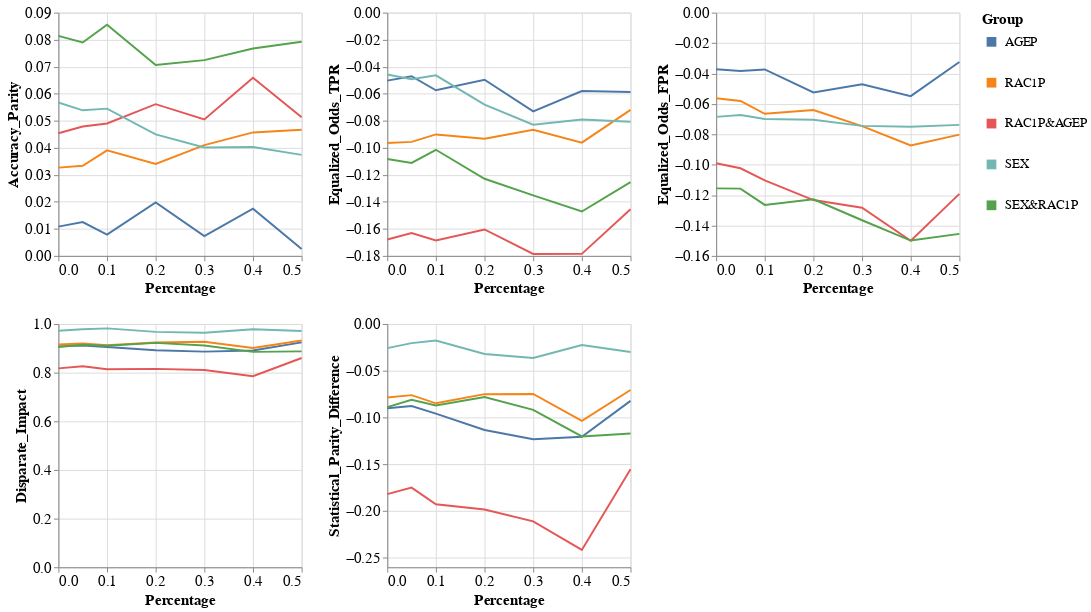

Here is the notebook cell this chart was saved with:
### Code cell
visualizer.create_groups_grid_pct_lines_plot(model_name=MODEL_NAMES[0],
                                             target_preprocessing_technique=PREPROCESSING_TECHNIQUES[0],
                                             group_metrics_type='fairness')

### Figure 1 — Vega-Lite specification as saved in the notebook (floating-point values rounded to 4 significant figures)
{"config": {"view": {"continuousWidth": 400, "continuousHeight": 300}, "axis": {"labelFontSize": 15, "titleFontSize": 15}, "legend": {"labelFontSize": 13, "symbolStrokeWidth": 10, "titleFontSize": 15}}, "vconcat": [{"hconcat": [{"mark": "line", "encoding": {"color": {"field": "Group", "type": "nominal"}, "x": {"field": "Percentage", "type": "quantitative"}, "y": {"field": "Metric_Value", "title": "Accuracy_Parity", "type": "quantitative"}}, "height": 250, "width": 250}, {"data": {"name": "data-22bd85e0a61198c327c3172686299062"}, "mark": "line", "encoding": {"color": {"field": "Group", "type": "nominal"}, "x": {"field": "Percentage", "type": "quantitative"}, "y": {"field": "Metric_Value", "title": "Equalized_Odds_TPR", "type": "quantitative"}}, "height": 250, "width": 250}, {"data": {"name": "data-663978df89db44c72613a16c4ca6118c"}, "mark": "line", "encoding": {"color": {"field": "Group", "type": "nominal"}, "x": {"field": "Percentage", "type": "quantitative"}, "y": {"field": "Metric_Value", "title": "Equalized_Odds_FPR", "type": "quantitative"}}, "height": 250, "width": 250}]}, {"hconcat": [{"mark": "line", "encoding": {"color": {"field": "Group", "type": "nominal"}, "x": {"field": "Percentage", "type": "quantitative"}, "y": {"field": "Metric_Value", "title": "Disparate_Impact", "type": "quantitative"}}, "height": 250, "width": 250}, {"data": {"name": "data-2f9b706ee7227d46cbc0e98e0aec7ad9"}, "mark": "line", "encoding": {"color": {"field": "Group", "type": "nominal"}, "x": {"field": "Percentage", "type": "quantitative"}, "y": {"field": "Metric_Value", "title": "Statistical_Parity_Difference", "type": "quantitative"}}, "height": 250, "width": 250}], "data": {"name": "data-090e2942c74a10a83eebb5170e65b2d7"}}], "data": {"name": "data-89fb4117f911dea98b13be34d32e42a2"}, "$schema": "https://vega.github.io/schema/vega-lite/v4.17.0.json", "datasets": {"data-89fb4117f911dea98b13be34d32e42a2": [{"Model_Name": "DecisionTreeClassifier", "Metric": "Accuracy_Parity", "Group": "AGEP", "Metric_Value": 0.01083, "Percentage": 0.0}, {"Model_Name": "DecisionTreeClassifier", "Metric": "Accuracy_Parity", "Group": "RAC1P", "Metric_Value": 0.03266, "Percentage": 0.0}, {"Model_Name": "DecisionTreeClassifier", "Metric": "Accuracy_Parity", "Group": "RAC1P&AGEP", "Metric_Value": 0.0454, "Percentage": 0.0}, {"Model_Name": "DecisionTreeClassifier", "Metric": "Accuracy_Parity", "Group": "SEX", "Metric_Value": 0.05677, "Percentage": 0.0}, {"Model_Name": "DecisionTreeClassifier", "Metric": "Accuracy_Parity", "Group": "SEX&RAC1P", "Metric_Value": 0.08142, "Percentage": 0.0}, {"Model_Name": "DecisionTreeClassifier", "Metric": "Accuracy_Parity", "Group": "AGEP", "Metric_Value": 0.01251, "Percentage": 0.05}, {"Model_Name": "DecisionTreeClassifier", "Metric": "Accuracy_Parity", "Group": "RAC1P", "Metric_Value": 0.03333, "Percentage": 0.05}, {"Model_Name": "DecisionTreeClassifier", "Metric": "Accuracy_Parity", "Group": "RAC1P&AGEP", "Metric_Value": 0.04785, "Percentage": 0.05}, {"Model_Name": "DecisionTreeClassifier", "Metric": "Accuracy_Parity", "Group": "SEX", "Metric_Value": 0.05386, "Percentage": 0.05}, {"Model_Name": "DecisionTreeClassifier", "Metric": "Accuracy_Parity", "Group": "SEX&RAC1P", "Metric_Value": 0.07897, "Percentage": 0.05}, {"Model_Name": "DecisionTreeClassifier", "Metric": "Accuracy_Parity", "Group": "AGEP", "Metric_Value": 0.007904, "Percentage": 0.1}, {"Model_Name": "DecisionTreeClassifier", "Metric": "Accuracy_Parity", "Group": "RAC1P", "Metric_Value": 0.03904, "Percentage": 0.1}, {"Model_Name": "DecisionTreeClassifier", "Metric": "Accuracy_Parity", "Group": "RAC1P&AGEP", "Metric_Value": 0.049, "Percentage": 0.1}, {"Model_Name": "DecisionTreeClassifier", "Metric": "Accuracy_Parity", "Group": "SEX", "Metric_Value": 0.05448, "Percentage": 0.1}, {"Model_Name": "DecisionTreeClassifier", "Metric": "Accuracy_Parity", "Group": "SEX&RAC1P", "Metric_Value": 0.08551, "Percentage": 0.1}, {"Model_Name": "DecisionTreeClassifier", "Metric": "Accuracy_Parity", "Group": "AGEP", "Metric_Value": 0.01977, "Percentage": 0.2}, {"Model_Name": "DecisionTreeClassifier", "Metric": "Accuracy_Parity", "Group": "RAC1P", "Metric_Value": 0.03405, "Percentage": 0.2}, {"Model_Name": "DecisionTreeClassifier", "Metric": "Accuracy_Parity", "Group": "RAC1P&AGEP", "Metric_Value": 0.05613, "Percentage": 0.2}, {"Model_Name": "DecisionTreeClassifier", "Metric": "Accuracy_Parity", "Group": "SEX", "Metric_Value": 0.04496, "Percentage": 0.2}, {"Model_Name": "DecisionTreeClassifier", "Metric": "Accuracy_Parity", "Group": "SEX&RAC1P", "Metric_Value": 0.07065, "Percentage": 0.2}, {"Model_Name": "DecisionTreeClassifier", "Metric": "Accuracy_Parity", "Group": "AGEP", "Metric_Value": 0.00736, "Percentage": 0.3}, {"Model_Name": "DecisionTreeClassifier", "Metric": "Accuracy_Parity", "Group": "RAC1P", "Metric_Value": 0.041, "Percentage": 0.3}, {"Model_Name": "DecisionTreeClassifier", "Metric": "Accuracy_Parity", "Group": "RAC1P&AGEP", "Metric_Value": 0.05049, "Percentage": 0.3}, {"Model_Name": "DecisionTreeClassifier", "Metric": "Accuracy_Parity", "Group": "SEX", "Metric_Value": 0.04012, "Percentage": 0.3}, {"Model_Name": "DecisionTreeClassifier", "Metric": "Accuracy_Parity", "Group": "SEX&RAC1P", "Metric_Value": 0.07243, "Percentage": 0.3}, {"Model_Name": "DecisionTreeClassifier", "Metric": "Accuracy_Parity", "Group": "AGEP", "Metric_Value": 0.01749, "Percentage": 0.4}, {"Model_Name": "DecisionTreeClassifier", "Metric": "Accuracy_Parity", "Group": "RAC1P", "Metric_Value": 0.04569, "Percentage": 0.4}, {"Model_Name": "DecisionTreeClassifier", "Metric": "Accuracy_Parity", "Group": "RAC1P&AGEP", "Metric_Value": 0.06595, "Percentage": 0.4}, {"Model_Name": "DecisionTreeClassifier", "Metric": "Accuracy_Parity", "Group": "SEX", "Metric_Value": 0.04032, "Percentage": 0.4}, {"Model_Name": "DecisionTreeClassifier", "Metric": "Accuracy_Parity", "Group": "SEX&RAC1P", "Metric_Value": 0.07675, "Percentage": 0.4}, {"Model_Name": "DecisionTreeClassifier", "Metric": "Accuracy_Parity", "Group": "AGEP", "Metric_Value": 0.002537, "Percentage": 0.5}, {"Model_Name": "DecisionTreeClassifier", "Metric": "Accuracy_Parity", "Group": "RAC1P", "Metric_Value": 0.04669, "Percentage": 0.5}, {"Model_Name": "DecisionTreeClassifier", "Metric": "Accuracy_Parity", "Group": "RAC1P&AGEP", "Metric_Value": 0.05126, "Percentage": 0.5}, {"Model_Name": "DecisionTreeClassifier", "Metric": "Accuracy_Parity", "Group": "SEX", "Metric_Value": 0.03737, "Percentage": 0.5}, {"Model_Name": "DecisionTreeClassifier", "Metric": "Accuracy_Parity", "Group": "SEX&RAC1P", "Metric_Value": 0.07921, "Percentage": 0.5}], "data-22bd85e0a61198c327c3172686299062": [{"Model_Name": "DecisionTreeClassifier", "Metric": "Equalized_Odds_TPR", "Group": "AGEP", "Metric_Value": -0.05028, "Percentage": 0.0}, {"Model_Name": "DecisionTreeClassifier", "Metric": "Equalized_Odds_TPR", "Group": "RAC1P", "Metric_Value": -0.09652, "Percentage": 0.0}, {"Model_Name": "DecisionTreeClassifier", "Metric": "Equalized_Odds_TPR", "Group": "RAC1P&AGEP", "Metric_Value": -0.1678, "Percentage": 0.0}, {"Model_Name": "DecisionTreeClassifier", "Metric": "Equalized_Odds_TPR", "Group": "SEX", "Metric_Value": -0.0458, "Percentage": 0.0}, {"Model_Name": "DecisionTreeClassifier", "Metric": "Equalized_Odds_TPR", "Group": "SEX&RAC1P", "Metric_Value": -0.1082, "Percentage": 0.0}, {"Model_Name": "DecisionTreeClassifier", "Metric": "Equalized_Odds_TPR", "Group": "AGEP", "Metric_Value": -0.04703, "Percentage": 0.05}, {"Model_Name": "DecisionTreeClassifier", "Metric": "Equalized_Odds_TPR", "Group": "RAC1P", "Metric_Value": -0.09563, "Percentage": 0.05}, {"Model_Name": "DecisionTreeClassifier", "Metric": "Equalized_Odds_TPR", "Group": "RAC1P&AGEP", "Metric_Value": -0.163, "Percentage": 0.05}, {"Model_Name": "DecisionTreeClassifier", "Metric": "Equalized_Odds_TPR", "Group": "SEX", "Metric_Value": -0.04924, "Percentage": 0.05}, {"Model_Name": "DecisionTreeClassifier", "Metric": "Equalized_Odds_TPR", "Group": "SEX&RAC1P", "Metric_Value": -0.1112, "Percentage": 0.05}, {"Model_Name": "DecisionTreeClassifier", "Metric": "Equalized_Odds_TPR", "Group": "AGEP", "Metric_Value": -0.05743, "Percentage": 0.1}, {"Model_Name": "DecisionTreeClassifier", "Metric": "Equalized_Odds_TPR", "Group": "RAC1P", "Metric_Value": -0.09011, "Percentage": 0.1}, {"Model_Name": "DecisionTreeClassifier", "Metric": "Equalized_Odds_TPR", "Group": "RAC1P&AGEP", "Metric_Value": -0.1686, "Percentage": 0.1}, {"Model_Name": "DecisionTreeClassifier", "Metric": "Equalized_Odds_TPR", "Group": "SEX", "Metric_Value": -0.04641, "Percentage": 0.1}, {"Model_Name": "DecisionTreeClassifier", "Metric": "Equalized_Odds_TPR", "Group": "SEX&RAC1P", "Metric_Value": -0.1015, "Percentage": 0.1}, {"Model_Name": "DecisionTreeClassifier", "Metric": "Equalized_Odds_TPR", "Group": "AGEP", "Metric_Value": -0.04965, "Percentage": 0.2}, {"Model_Name": "DecisionTreeClassifier", "Metric": "Equalized_Odds_TPR", "Group": "RAC1P", "Metric_Value": -0.09324, "Percentage": 0.2}, {"Model_Name": "DecisionTreeClassifier", "Metric": "Equalized_Odds_TPR", "Group": "RAC1P&AGEP", "Metric_Value": -0.1604, "Percentage": 0.2}, {"Model_Name": "DecisionTreeClassifier", "Metric": "Equalized_Odds_TPR", "Group": "SEX", "Metric_Value": -0.06802, "Percentage": 0.2}, {"Model_Name": "DecisionTreeClassifier", "Metric": "Equalized_Odds_TPR", "Group": "SEX&RAC1P", "Metric_Value": -0.1229, "Percentage": 0.2}, {"Model_Name": "DecisionTreeClassifier", "Metric": "Equalized_Odds_TPR", "Group": "AGEP", "Metric_Value": -0.07299, "Percentage": 0.3}, {"Model_Name": "DecisionTreeClassifier", "Metric": "Equalized_Odds_TPR", "Group": "RAC1P", "Metric_Value": -0.0867, "Percentage": 0.3}, {"Model_Name": "DecisionTreeClassifier", "Metric": "Equalized_Odds_TPR", "Group": "RAC1P&AGEP", "Metric_Value": -0.1786, "Percentage": 0.3}, {"Model_Name": "DecisionTreeClassifier", "Metric": "Equalized_Odds_TPR", "Group": "SEX", "Metric_Value": -0.08294, "Percentage": 0.3}, {"Model_Name": "DecisionTreeClassifier", "Metric": "Equalized_Odds_TPR", "Group": "SEX&RAC1P", "Metric_Value": -0.1352, "Percentage": 0.3}, {"Model_Name": "DecisionTreeClassifier", "Metric": "Equalized_Odds_TPR", "Group": "AGEP", "Metric_Value": -0.05804, "Percentage": 0.4}, {"Model_Name": "DecisionTreeClassifier", "Metric": "Equalized_Odds_TPR", "Group": "RAC1P", "Metric_Value": -0.09619, "Percentage": 0.4}, {"Model_Name": "DecisionTreeClassifier", "Metric": "Equalized_Odds_TPR", "Group": "RAC1P&AGEP", "Metric_Value": -0.1785, "Percentage": 0.4}, {"Model_Name": "DecisionTreeClassifier", "Metric": "Equalized_Odds_TPR", "Group": "SEX", "Metric_Value": -0.07908, "Percentage": 0.4}, {"Model_Name": "DecisionTreeClassifier", "Metric": "Equalized_Odds_TPR", "Group": "SEX&RAC1P", "Metric_Value": -0.1471, "Percentage": 0.4}, {"Model_Name": "DecisionTreeClassifier", "Metric": "Equalized_Odds_TPR", "Group": "AGEP", "Metric_Value": -0.05869, "Percentage": 0.5}, {"Model_Name": "DecisionTreeClassifier", "Metric": "Equalized_Odds_TPR", "Group": "RAC1P", "Metric_Value": -0.07198, "Percentage": 0.5}, {"Model_Name": "DecisionTreeClassifier", "Metric": "Equalized_Odds_TPR", "Group": "RAC1P&AGEP", "Metric_Value": -0.1455, "Percentage": 0.5}, {"Model_Name": "DecisionTreeClassifier", "Metric": "Equalized_Odds_TPR", "Group": "SEX", "Metric_Value": -0.08078, "Percentage": 0.5}, {"Model_Name": "DecisionTreeClassifier", "Metric": "Equalized_Odds_TPR", "Group": "SEX&RAC1P", "Metric_Value": -0.1254, "Percentage": 0.5}], "data-663978df89db44c72613a16c4ca6118c": [{"Model_Name": "DecisionTreeClassifier", "Metric": "Equalized_Odds_FPR", "Group": "AGEP", "Metric_Value": -0.03717, "Percentage": 0.0}, {"Model_Name": "DecisionTreeClassifier", "Metric": "Equalized_Odds_FPR", "Group": "RAC1P", "Metric_Value": -0.05631, "Percentage": 0.0}, {"Model_Name": "DecisionTreeClassifier", "Metric": "Equalized_Odds_FPR", "Group": "RAC1P&AGEP", "Metric_Value": -0.09908, "Percentage": 0.0}, {"Model_Name": "DecisionTreeClassifier", "Metric": "Equalized_Odds_FPR", "Group": "SEX", "Metric_Value": -0.06857, "Percentage": 0.0}, {"Model_Name": "DecisionTreeClassifier", "Metric": "Equalized_Odds_FPR", "Group": "SEX&RAC1P", "Metric_Value": -0.1156, "Percentage": 0.0}, {"Model_Name": "DecisionTreeClassifier", "Metric": "Equalized_Odds_FPR", "Group": "AGEP", "Metric_Value": -0.03832, "Percentage": 0.05}, {"Model_Name": "DecisionTreeClassifier", "Metric": "Equalized_Odds_FPR", "Group": "RAC1P", "Metric_Value": -0.05812, "Percentage": 0.05}, {"Model_Name": "DecisionTreeClassifier", "Metric": "Equalized_Odds_FPR", "Group": "RAC1P&AGEP", "Metric_Value": -0.1024, "Percentage": 0.05}, {"Model_Name": "DecisionTreeClassifier", "Metric": "Equalized_Odds_FPR", "Group": "SEX", "Metric_Value": -0.06736, "Percentage": 0.05}, {"Model_Name": "DecisionTreeClassifier", "Metric": "Equalized_Odds_FPR", "Group": "SEX&RAC1P", "Metric_Value": -0.1157, "Percentage": 0.05}, {"Model_Name": "DecisionTreeClassifier", "Metric": "Equalized_Odds_FPR", "Group": "AGEP", "Metric_Value": -0.03734, "Percentage": 0.1}, {"Model_Name": "DecisionTreeClassifier", "Metric": "Equalized_Odds_FPR", "Group": "RAC1P", "Metric_Value": -0.06654, "Percentage": 0.1}, {"Model_Name": "DecisionTreeClassifier", "Metric": "Equalized_Odds_FPR", "Group": "RAC1P&AGEP", "Metric_Value": -0.1103, "Percentage": 0.1}, {"Model_Name": "DecisionTreeClassifier", "Metric": "Equalized_Odds_FPR", "Group": "SEX", "Metric_Value": -0.06998, "Percentage": 0.1}, {"Model_Name": "DecisionTreeClassifier", "Metric": "Equalized_Odds_FPR", "Group": "SEX&RAC1P", "Metric_Value": -0.1265, "Percentage": 0.1}, {"Model_Name": "DecisionTreeClassifier", "Metric": "Equalized_Odds_FPR", "Group": "AGEP", "Metric_Value": -0.05247, "Percentage": 0.2}, {"Model_Name": "DecisionTreeClassifier", "Metric": "Equalized_Odds_FPR", "Group": "RAC1P", "Metric_Value": -0.06406, "Percentage": 0.2}, {"Model_Name": "DecisionTreeClassifier", "Metric": "Equalized_Odds_FPR", "Group": "RAC1P&AGEP", "Metric_Value": -0.1233, "Percentage": 0.2}, {"Model_Name": "DecisionTreeClassifier", "Metric": "Equalized_Odds_FPR", "Group": "SEX", "Metric_Value": -0.07042, "Percentage": 0.2}, {"Model_Name": "DecisionTreeClassifier", "Metric": "Equalized_Odds_FPR", "Group": "SEX&RAC1P", "Metric_Value": -0.1228, "Percentage": 0.2}, {"Model_Name": "DecisionTreeClassifier", "Metric": "Equalized_Odds_FPR", "Group": "AGEP", "Metric_Value": -0.04711, "Percentage": 0.3}, {"Model_Name": "DecisionTreeClassifier", "Metric": "Equalized_Odds_FPR", "Group": "RAC1P", "Metric_Value": -0.07461, "Percentage": 0.3}, {"Model_Name": "DecisionTreeClassifier", "Metric": "Equalized_Odds_FPR", "Group": "RAC1P&AGEP", "Metric_Value": -0.1283, "Percentage": 0.3}, {"Model_Name": "DecisionTreeClassifier", "Metric": "Equalized_Odds_FPR", "Group": "SEX", "Metric_Value": -0.07448, "Percentage": 0.3}, {"Model_Name": "DecisionTreeClassifier", "Metric": "Equalized_Odds_FPR", "Group": "SEX&RAC1P", "Metric_Value": -0.1365, "Percentage": 0.3}, {"Model_Name": "DecisionTreeClassifier", "Metric": "Equalized_Odds_FPR", "Group": "AGEP", "Metric_Value": -0.05492, "Percentage": 0.4}, {"Model_Name": "DecisionTreeClassifier", "Metric": "Equalized_Odds_FPR", "Group": "RAC1P", "Metric_Value": -0.08738, "Percentage": 0.4}, {"Model_Name": "DecisionTreeClassifier", "Metric": "Equalized_Odds_FPR", "Group": "RAC1P&AGEP", "Metric_Value": -0.15, "Percentage": 0.4}, {"Model_Name": "DecisionTreeClassifier", "Metric": "Equalized_Odds_FPR", "Group": "SEX", "Metric_Value": -0.07505, "Percentage": 0.4}, {"Model_Name": "DecisionTreeClassifier", "Metric": "Equalized_Odds_FPR", "Group": "SEX&RAC1P", "Metric_Value": -0.1499, "Percentage": 0.4}, {"Model_Name": "DecisionTreeClassifier", "Metric": "Equalized_Odds_FPR", "Group": "AGEP", "Metric_Value": -0.03244, "Percentage": 0.5}, {"Model_Name": "DecisionTreeClassifier", "Metric": "Equalized_Odds_FPR", "Group": "RAC1P", "Metric_Value": -0.08024, "Percentage": 0.5}, {"Model_Name": "DecisionTreeClassifier", "Metric": "Equalized_Odds_FPR", "Group": "RAC1P&AGEP", "Metric_Value": -0.1192, "Percentage": 0.5}, {"Model_Name": "DecisionTreeClassifier", "Metric": "Equalized_Odds_FPR", "Group": "SEX", "Metric_Value": -0.07382, "Percentage": 0.5}, {"Model_Name": "DecisionTreeClassifier", "Metric": "Equalized_Odds_FPR", "Group": "SEX&RAC1P", "Metric_Value": -0.1455, "Percentage": 0.5}], "data-090e2942c74a10a83eebb5170e65b2d7": [{"Model_Name": "DecisionTreeClassifier", "Metric": "Disparate_Impact", "Group": "AGEP", "Metric_Value": 0.908, "Percentage": 0.0}, {"Model_Name": "DecisionTreeClassifier", "Metric": "Disparate_Impact", "Group": "RAC1P", "Metric_Value": 0.9161, "Percentage": 0.0}, {"Model_Name": "DecisionTreeClassifier", "Metric": "Disparate_Impact", "Group": "RAC1P&AGEP", "Metric_Value": 0.8176, "Percentage": 0.0}, {"Model_Name": "DecisionTreeClassifier", "Metric": "Disparate_Impact", "Group": "SEX", "Metric_Value": 0.9722, "Percentage": 0.0}, {"Model_Name": "DecisionTreeClassifier", "Metric": "Disparate_Impact", "Group": "SEX&RAC1P", "Metric_Value": 0.9057, "Percentage": 0.0}, {"Model_Name": "DecisionTreeClassifier", "Metric": "Disparate_Impact", "Group": "AGEP", "Metric_Value": 0.9114, "Percentage": 0.05}, {"Model_Name": "DecisionTreeClassifier", "Metric": "Disparate_Impact", "Group": "RAC1P", "Metric_Value": 0.9199, "Percentage": 0.05}, {"Model_Name": "DecisionTreeClassifier", "Metric": "Disparate_Impact", "Group": "RAC1P&AGEP", "Metric_Value": 0.8266, "Percentage": 0.05}, {"Model_Name": "DecisionTreeClassifier", "Metric": "Disparate_Impact", "Group": "SEX", "Metric_Value": 0.9781, "Percentage": 0.05}, {"Model_Name": "DecisionTreeClassifier", "Metric": "Disparate_Impact", "Group": "SEX&RAC1P", "Metric_Value": 0.915, "Percentage": 0.05}, {"Model_Name": "DecisionTreeClassifier", "Metric": "Disparate_Impact", "Group": "AGEP", "Metric_Value": 0.9058, "Percentage": 0.1}, {"Model_Name": "DecisionTreeClassifier", "Metric": "Disparate_Impact", "Group": "RAC1P", "Metric_Value": 0.9123, "Percentage": 0.1}, {"Model_Name": "DecisionTreeClassifier", "Metric": "Disparate_Impact", "Group": "RAC1P&AGEP", "Metric_Value": 0.8141, "Percentage": 0.1}, {"Model_Name": "DecisionTreeClassifier", "Metric": "Disparate_Impact", "Group": "SEX", "Metric_Value": 0.9819, "Percentage": 0.1}, {"Model_Name": "DecisionTreeClassifier", "Metric": "Disparate_Impact", "Group": "SEX&RAC1P", "Metric_Value": 0.9104, "Percentage": 0.1}, {"Model_Name": "DecisionTreeClassifier", "Metric": "Disparate_Impact", "Group": "AGEP", "Metric_Value": 0.892, "Percentage": 0.2}, {"Model_Name": "DecisionTreeClassifier", "Metric": "Disparate_Impact", "Group": "RAC1P", "Metric_Value": 0.9243, "Percentage": 0.2}, {"Model_Name": "DecisionTreeClassifier", "Metric": "Disparate_Impact", "Group": "RAC1P&AGEP", "Metric_Value": 0.8155, "Percentage": 0.2}, {"Model_Name": "DecisionTreeClassifier", "Metric": "Disparate_Impact", "Group": "SEX", "Metric_Value": 0.9676, "Percentage": 0.2}, {"Model_Name": "DecisionTreeClassifier", "Metric": "Disparate_Impact", "Group": "SEX&RAC1P", "Metric_Value": 0.9225, "Percentage": 0.2}, {"Model_Name": "DecisionTreeClassifier", "Metric": "Disparate_Impact", "Group": "AGEP", "Metric_Value": 0.8865, "Percentage": 0.3}, {"Model_Name": "DecisionTreeClassifier", "Metric": "Disparate_Impact", "Group": "RAC1P", "Metric_Value": 0.9273, "Percentage": 0.3}, {"Model_Name": "DecisionTreeClassifier", "Metric": "Disparate_Impact", "Group": "RAC1P&AGEP", "Metric_Value": 0.8108, "Percentage": 0.3}, {"Model_Name": "DecisionTreeClassifier", "Metric": "Disparate_Impact", "Group": "SEX", "Metric_Value": 0.9644, "Percentage": 0.3}, {"Model_Name": "DecisionTreeClassifier", "Metric": "Disparate_Impact", "Group": "SEX&RAC1P", "Metric_Value": 0.9113, "Percentage": 0.3}, {"Model_Name": "DecisionTreeClassifier", "Metric": "Disparate_Impact", "Group": "AGEP", "Metric_Value": 0.8909, "Percentage": 0.4}, {"Model_Name": "DecisionTreeClassifier", "Metric": "Disparate_Impact", "Group": "RAC1P", "Metric_Value": 0.9013, "Percentage": 0.4}, {"Model_Name": "DecisionTreeClassifier", "Metric": "Disparate_Impact", "Group": "RAC1P&AGEP", "Metric_Value": 0.7854, "Percentage": 0.4}, {"Model_Name": "DecisionTreeClassifier", "Metric": "Disparate_Impact", "Group": "SEX", "Metric_Value": 0.9783, "Percentage": 0.4}, {"Model_Name": "DecisionTreeClassifier", "Metric": "Disparate_Impact", "Group": "SEX&RAC1P", "Metric_Value": 0.8854, "Percentage": 0.4}, {"Model_Name": "DecisionTreeClassifier", "Metric": "Disparate_Impact", "Group": "AGEP", "Metric_Value": 0.9244, "Percentage": 0.5}, {"Model_Name": "DecisionTreeClassifier", "Metric": "Disparate_Impact", "Group": "RAC1P", "Metric_Value": 0.9323, "Percentage": 0.5}, {"Model_Name": "DecisionTreeClassifier", "Metric": "Disparate_Impact", "Group": "RAC1P&AGEP", "Metric_Value": 0.8602, "Percentage": 0.5}, {"Model_Name": "DecisionTreeClassifier", "Metric": "Disparate_Impact", "Group": "SEX", "Metric_Value": 0.971, "Percentage": 0.5}, {"Model_Name": "DecisionTreeClassifier", "Metric": "Disparate_Impact", "Group": "SEX&RAC1P", "Metric_Value": 0.8875, "Percentage": 0.5}], "data-2f9b706ee7227d46cbc0e98e0aec7ad9": [{"Model_Name": "DecisionTreeClassifier", "Metric": "Statistical_Parity_Difference", "Group": "AGEP", "Metric_Value": -0.09014, "Percentage": 0.0}, {"Model_Name": "DecisionTreeClassifier", "Metric": "Statistical_Parity_Difference", "Group": "RAC1P", "Metric_Value": -0.07859, "Percentage": 0.0}, {"Model_Name": "DecisionTreeClassifier", "Metric": "Statistical_Parity_Difference", "Group": "RAC1P&AGEP", "Metric_Value": -0.1819, "Percentage": 0.0}, {"Model_Name": "DecisionTreeClassifier", "Metric": "Statistical_Parity_Difference", "Group": "SEX", "Metric_Value": -0.02574, "Percentage": 0.0}, {"Model_Name": "DecisionTreeClassifier", "Metric": "Statistical_Parity_Difference", "Group": "SEX&RAC1P", "Metric_Value": -0.08891, "Percentage": 0.0}, {"Model_Name": "DecisionTreeClassifier", "Metric": "Statistical_Parity_Difference", "Group": "AGEP", "Metric_Value": -0.08772, "Percentage": 0.05}, {"Model_Name": "DecisionTreeClassifier", "Metric": "Statistical_Parity_Difference", "Group": "RAC1P", "Metric_Value": -0.07603, "Percentage": 0.05}, {"Model_Name": "DecisionTreeClassifier", "Metric": "Statistical_Parity_Difference", "Group": "RAC1P&AGEP", "Metric_Value": -0.1749, "Percentage": 0.05}, {"Model_Name": "DecisionTreeClassifier", "Metric": "Statistical_Parity_Difference", "Group": "SEX", "Metric_Value": -0.02045, "Percentage": 0.05}, {"Model_Name": "DecisionTreeClassifier", "Metric": "Statistical_Parity_Difference", "Group": "SEX&RAC1P", "Metric_Value": -0.08094, "Percentage": 0.05}, {"Model_Name": "DecisionTreeClassifier", "Metric": "Statistical_Parity_Difference", "Group": "AGEP", "Metric_Value": -0.09579, "Percentage": 0.1}, {"Model_Name": "DecisionTreeClassifier", "Metric": "Statistical_Parity_Difference", "Group": "RAC1P", "Metric_Value": -0.08477, "Percentage": 0.1}, {"Model_Name": "DecisionTreeClassifier", "Metric": "Statistical_Parity_Difference", "Group": "RAC1P&AGEP", "Metric_Value": -0.1926, "Percentage": 0.1}, {"Model_Name": "DecisionTreeClassifier", "Metric": "Statistical_Parity_Difference", "Group": "SEX", "Metric_Value": -0.0177, "Percentage": 0.1}, {"Model_Name": "DecisionTreeClassifier", "Metric": "Statistical_Parity_Difference", "Group": "SEX&RAC1P", "Metric_Value": -0.08715, "Percentage": 0.1}, {"Model_Name": "DecisionTreeClassifier", "Metric": "Statistical_Parity_Difference", "Group": "AGEP", "Metric_Value": -0.1133, "Percentage": 0.2}, {"Model_Name": "DecisionTreeClassifier", "Metric": "Statistical_Parity_Difference", "Group": "RAC1P", "Metric_Value": -0.07498, "Percentage": 0.2}, {"Model_Name": "DecisionTreeClassifier", "Metric": "Statistical_Parity_Difference", "Group": "RAC1P&AGEP", "Metric_Value": -0.1982, "Percentage": 0.2}, {"Model_Name": "DecisionTreeClassifier", "Metric": "Statistical_Parity_Difference", "Group": "SEX", "Metric_Value": -0.03205, "Percentage": 0.2}, {"Model_Name": "DecisionTreeClassifier", "Metric": "Statistical_Parity_Difference", "Group": "SEX&RAC1P", "Metric_Value": -0.07801, "Percentage": 0.2}, {"Model_Name": "DecisionTreeClassifier", "Metric": "Statistical_Parity_Difference", "Group": "AGEP", "Metric_Value": -0.1232, "Percentage": 0.3}, {"Model_Name": "DecisionTreeClassifier", "Metric": "Statistical_Parity_Difference", "Group": "RAC1P", "Metric_Value": -0.07471, "Percentage": 0.3}, {"Model_Name": "DecisionTreeClassifier", "Metric": "Statistical_Parity_Difference", "Group": "RAC1P&AGEP", "Metric_Value": -0.211, "Percentage": 0.3}, {"Model_Name": "DecisionTreeClassifier", "Metric": "Statistical_Parity_Difference", "Group": "SEX", "Metric_Value": -0.03622, "Percentage": 0.3}, {"Model_Name": "DecisionTreeClassifier", "Metric": "Statistical_Parity_Difference", "Group": "SEX&RAC1P", "Metric_Value": -0.09175, "Percentage": 0.3}, {"Model_Name": "DecisionTreeClassifier", "Metric": "Statistical_Parity_Difference", "Group": "AGEP", "Metric_Value": -0.1206, "Percentage": 0.4}, {"Model_Name": "DecisionTreeClassifier", "Metric": "Statistical_Parity_Difference", "Group": "RAC1P", "Metric_Value": -0.1034, "Percentage": 0.4}, {"Model_Name": "DecisionTreeClassifier", "Metric": "Statistical_Parity_Difference", "Group": "RAC1P&AGEP", "Metric_Value": -0.2414, "Percentage": 0.4}, {"Model_Name": "DecisionTreeClassifier", "Metric": "Statistical_Parity_Difference", "Group": "SEX", "Metric_Value": -0.02239, "Percentage": 0.4}, {"Model_Name": "DecisionTreeClassifier", "Metric": "Statistical_Parity_Difference", "Group": "SEX&RAC1P", "Metric_Value": -0.1201, "Percentage": 0.4}, {"Model_Name": "DecisionTreeClassifier", "Metric": "Statistical_Parity_Difference", "Group": "AGEP", "Metric_Value": -0.08214, "Percentage": 0.5}, {"Model_Name": "DecisionTreeClassifier", "Metric": "Statistical_Parity_Difference", "Group": "RAC1P", "Metric_Value": -0.07056, "Percentage": 0.5}, {"Model_Name": "DecisionTreeClassifier", "Metric": "Statistical_Parity_Difference", "Group": "RAC1P&AGEP", "Metric_Value": -0.1553, "Percentage": 0.5}, {"Model_Name": "DecisionTreeClassifier", "Metric": "Statistical_Parity_Difference", "Group": "SEX", "Metric_Value": -0.0299, "Percentage": 0.5}, {"Model_Name": "DecisionTreeClassifier", "Metric": "Statistical_Parity_Difference", "Group": "SEX&RAC1P", "Metric_Value": -0.117, "Percentage": 0.5}]}}
